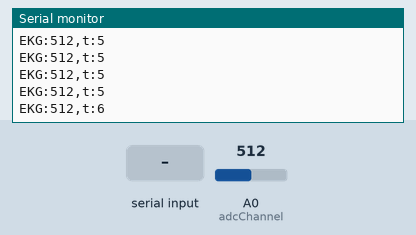
Bench run of a sketch on a simulated Arduino Uno, built with avr-gcc and run on an emulated ATmega328P. On the bench: the last lines printed to the serial monitor. The inputs (shaded band) are chosen by the test bench; at power-on: A0 (adcChannel) = 512.

Above: at 1.2 s.
1.3 s: A0 (adcChannel) set to 716
At 1.9 s:
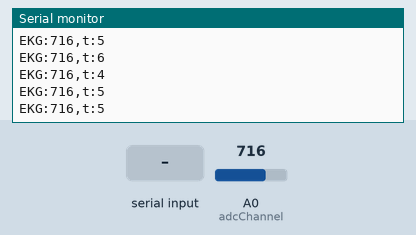
2.8 s: "t" received over Serial
4.3 s: A0 (adcChannel) set to 900
At 5.3 s:
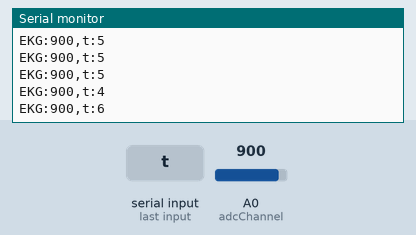
Timing chart, 0 to 7.3 s (numbered marks = the images above; inputs shaded):
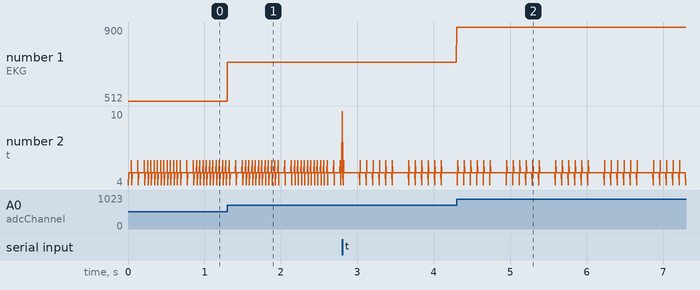

The sketch:

Arduino_EKG.ino
```cpp
#include <TimerOne.h>

int faADC  = 200;

// Analoge Eingänge
int adcChannel = 0; // A0
long t_alt = 0;

void setup() {
  // put your setup code here, to run once:
  Serial.begin(115200);
  Timer1.initialize(1000000/faADC);
  Timer1.attachInterrupt(readADC);
}

void loop() {
}

void readADC() {
  int adcValue = analogRead(adcChannel);
  int t = millis() - t_alt;
  t_alt = millis();
  Serial.print("EKG:");
  Serial.print(adcValue);
  Serial.print(",t:");
  Serial.println(t);
}

void serialEvent() {
  char inChar = Serial.read();
  if (inChar == 's') {   // 's'top
    Timer1.stop();
  }
  if (inChar == 't') {   //  restar't'
    Timer1.restart();
  }
}
```

Measured:
- after the input at 1.3 s, the serial monitor: prints a new line at once (image 1)
- after the input at 4.3 s, the serial monitor: prints a new line at once (image 2)
- plotted number 1: 512 → 716 after the input at 1.3 s, 716 → 900 after the input at 4.3 s
